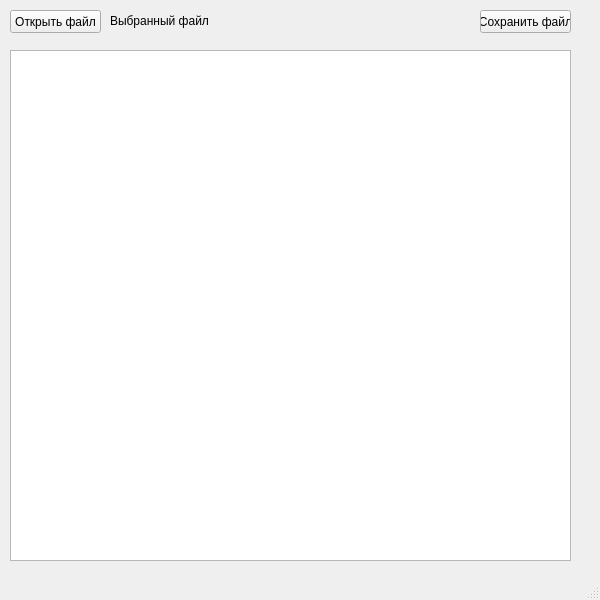
<?xml version="1.0" encoding="UTF-8"?>
<ui version="4.0">
 <class>MainWindow</class>
 <widget class="QMainWindow" name="MainWindow">
  <property name="geometry">
   <rect>
    <x>0</x>
    <y>0</y>
    <width>600</width>
    <height>600</height>
   </rect>
  </property>
  <property name="maximumSize">
   <size>
    <width>600</width>
    <height>600</height>
   </size>
  </property>
  <property name="windowTitle">
   <string>MainWindow</string>
  </property>
  <widget class="QWidget" name="centralwidget">
   <widget class="QTextBrowser" name="textBrowser">
    <property name="geometry">
     <rect>
      <x>10</x>
      <y>50</y>
      <width>561</width>
      <height>511</height>
     </rect>
    </property>
   </widget>
   <widget class="QPushButton" name="pushButton">
    <property name="geometry">
     <rect>
      <x>10</x>
      <y>10</y>
      <width>91</width>
      <height>23</height>
     </rect>
    </property>
    <property name="text">
     <string>Открыть файл</string>
    </property>
   </widget>
   <widget class="QPushButton" name="pushButton_2">
    <property name="geometry">
     <rect>
      <x>480</x>
      <y>10</y>
      <width>91</width>
      <height>23</height>
     </rect>
    </property>
    <property name="text">
     <string>Сохранить файл</string>
    </property>
   </widget>
   <widget class="QLabel" name="label">
    <property name="geometry">
     <rect>
      <x>110</x>
      <y>10</y>
      <width>101</width>
      <height>21</height>
     </rect>
    </property>
    <property name="text">
     <string>Выбранный файл</string>
    </property>
   </widget>
  </widget>
  <widget class="QStatusBar" name="statusbar"/>
 </widget>
 <resources/>
 <connections/>
</ui>
